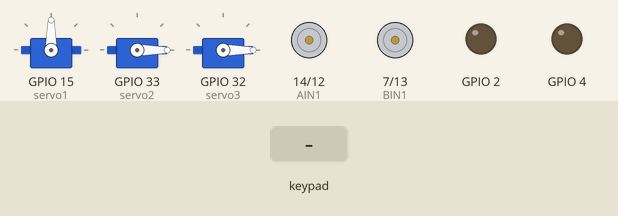
Simulated run of this sketch. Board: ESP32. On the bench: 3 × servo, motor-driver pin pairs drawn as motors (green arrow = first pin HIGH = forward, orange = second pin HIGH = backward, longer = more drive, scaled by the enable pin), output pins drawn as LEDs (lit = HIGH). The inputs (shaded band) are chosen by the test bench. What the sketch prints to the serial monitor is not drawn.

Above: at 1.2 s.
1.3 s: key 'U' pressed
4.3 s: key 'D' pressed
7.3 s: key 'L' pressed
At 9.5 s:
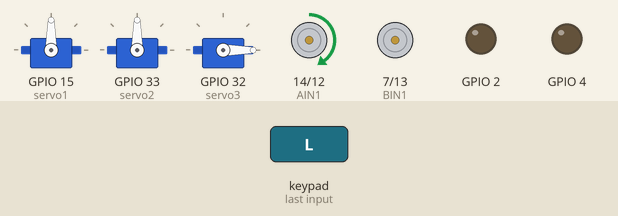
10.3 s: key 'R' pressed
At 11.1 s:
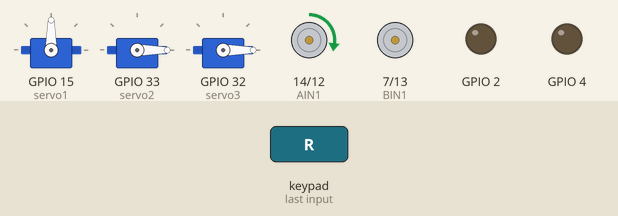
13.3 s: key 'X' pressed
At 16.1 s:
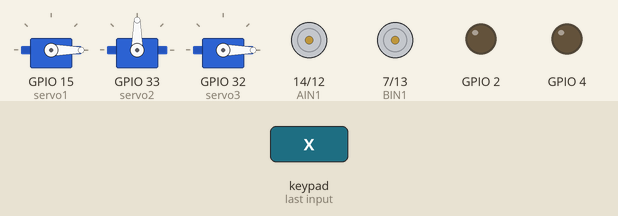
16.3 s: key 'O' pressed
At 16.53 s:
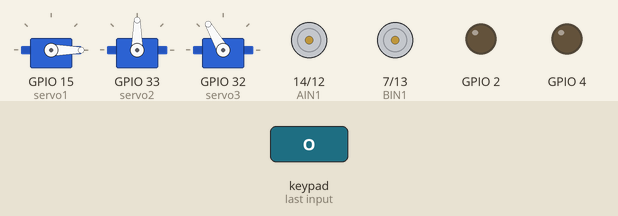
Timing chart, 0 to 65.7 s (numbered marks = the images above; inputs shaded):
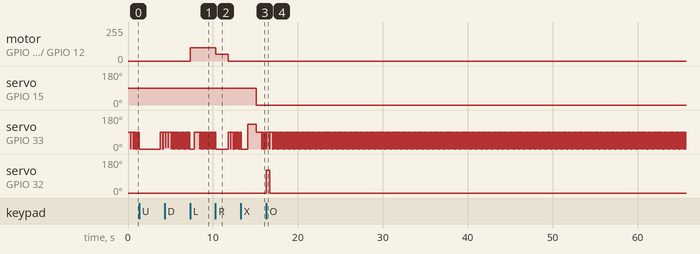

The sketch:

ESP32-TANK-MPP10.ino
```cpp
#include <ESP32_Servo.h>

#define CUSTOM_SETTINGS
#define INCLUDE_GAMEPAD_MODULE
#include <DabbleESP32.h>
#define PWM1 25
#define AIN1 14
#define AIN2 12 //LED2
#include <analogWrite.h>

#define PWM2 26
#define BIN1  7
#define BIN2 13 //LED1
#define EN1 14
#define EN2 27

Servo servo1;
Servo servo2;
Servo servo3;

void setup() {
  // put your setup code here, to run once:
  Serial.begin(115200);      // make sure your Serial Monitor is also set at this baud rate.
  Dabble.begin("JT");       //set bluetooth name of your device
  pinMode(BIN1,OUTPUT);
  pinMode(AIN1,OUTPUT);
  pinMode(AIN2,OUTPUT);
  pinMode(BIN2,OUTPUT);

  pinMode(PWM1,OUTPUT);
  pinMode(PWM2,OUTPUT);

  pinMode(2,OUTPUT);
  pinMode(4,OUTPUT);

  servo1.attach(15);
  servo2.attach(33);
  servo3.attach(32);

}

void loop() {
  Dabble.processInput();             //this function is used to refresh data obtained from smartphone.Hence calling this function is mandatory in order to get data properly from your mobile.
  Serial.print("KeyPressed: ");
  if (GamePad.isUpPressed())
  {
    Serial.print("Up");
    digitalWrite(EN1,LOW);
    digitalWrite(EN2,LOW);


    analogWrite(PWM1,120); //Speed control of Motor A
    analogWrite(PWM2,120); //Speed control of Motor B

    delay(2500);
    analogWrite(PWM1,0); //Speed control of Motor A
    analogWrite(PWM2,0); //Speed control of Motor B

  }

  if (GamePad.isDownPressed())
  {
    Serial.print("Down");
    digitalWrite(EN1,HIGH);
    digitalWrite(EN2,HIGH);


    analogWrite(PWM1,0); //Speed control of Motor A
    analogWrite(PWM2,0); //Speed control of Motor B

  }

  if (GamePad.isLeftPressed())
  {
    Serial.print("Left");
    digitalWrite(EN1,HIGH);
    digitalWrite(EN2,LOW);

 //   digitalWrite(BIN1,HIGH);


   // digitalWrite(AIN1,HIGH);

    analogWrite(PWM1,100); //Speed control of Motor A
    analogWrite(PWM2,100); //Speed control of Motor B
        delay(500);


    analogWrite(PWM1,100); //Speed control of Motor A
    analogWrite(PWM2,50); //Speed control of Motor B

  }

  if (GamePad.isRightPressed())
  {
    Serial.print("Right");
    digitalWrite(EN1,HIGH);
    digitalWrite(EN2,HIGH);

//    digitalWrite(BIN1,HIGH);


  //  digitalWrite(AIN1,LOW);

    analogWrite(PWM1,50); //Speed control of Motor A
    analogWrite(PWM2,100); //Speed control of Motor B
    delay(1500);


    analogWrite(PWM1,0); //Speed control of Motor A
    analogWrite(PWM2,0); //Speed control of Motor B

  }

  if (GamePad.isSquarePressed())
  {
        digitalWrite(EN1,LOW);
    digitalWrite(EN2,LOW);


    analogWrite(PWM1,0); //Speed control of Motor A
    analogWrite(PWM2,0); //Speed control of Motor B
    Serial.print("Square");
  }

  if (GamePad.isCirclePressed())
  {
    Serial.print("Circle");
      digitalWrite(BIN2,HIGH);
      digitalWrite(AIN2,HIGH);
      servo3.write(120);
      }
  else {
     digitalWrite(BIN2,LOW);
      digitalWrite(AIN2,LOW);
      servo3.write(0);
  }


  if (GamePad.isCrossPressed())
  {
    {
     servo2.write(70);

    servo2.write(0);
    delay(100);
    servo2.write(100);
    servo2.write(0);
    delay(700);
    servo2.write(10);

   servo2.write(130);
    delay(1000);
    servo1.write(0);
   }
   }

  if (GamePad.isTrianglePressed())
  {
    servo2.write(90);
  delay(1000);
  servo2.write(0);
    Serial.print("ARRIBA");
    }
  else {
     servo2.write(90);
 Serial.print("Abajo");
  }

  if (GamePad.isStartPressed())
  {
    Serial.print("Start");
  }

  if (GamePad.isSelectPressed())
  {
    Serial.print("Select");
  }
  Serial.print('\t');

  int a = GamePad.getAngle();

  delay(10);

  Serial.print("Angle: ");
  Serial.print(a);
  Serial.print('\t');

  int b = GamePad.getRadius();
  Serial.print("Radius: ");
  Serial.print(b);
   servo2.write(b);
  Serial.print('\t');
  float c = GamePad.getXaxisData();
  Serial.print("x_axis: ");
  Serial.print(c);

  Serial.print('\t');
  float d = GamePad.getYaxisData();
  Serial.print("y_axis: ");
  Serial.println(d);
  Serial.println();
}
```

Measured:
- after the input at 7.3 s, motor on GPIO 14 (AIN1) / GPIO 12 (AIN2): stopped → forward 100/255 at once
- after the input at 10.3 s, motor on GPIO 14 (AIN1) / GPIO 12 (AIN2): forward 100/255 → forward 50/255 at once, → stopped 1.5 s later
- after the input at 13.3 s, servo on GPIO 15 (servo1): 90° → 0° after 1.8 s
- after the input at 16.3 s, servo on GPIO 32 (servo3): 0° → 120° at once, → 0° 0.41 s later
